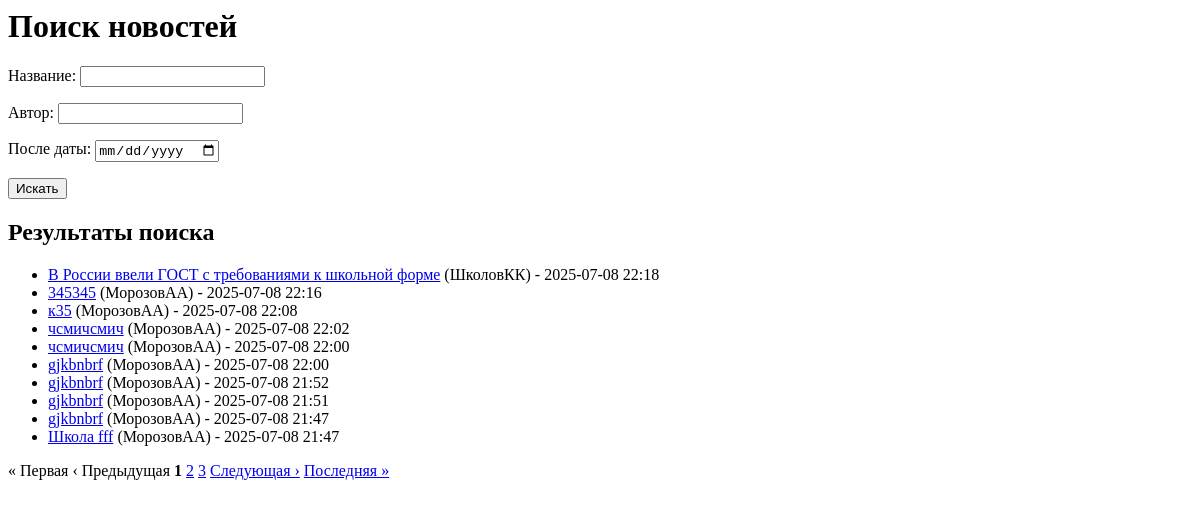
The page /news/news/search/ on the database as committed earlier.
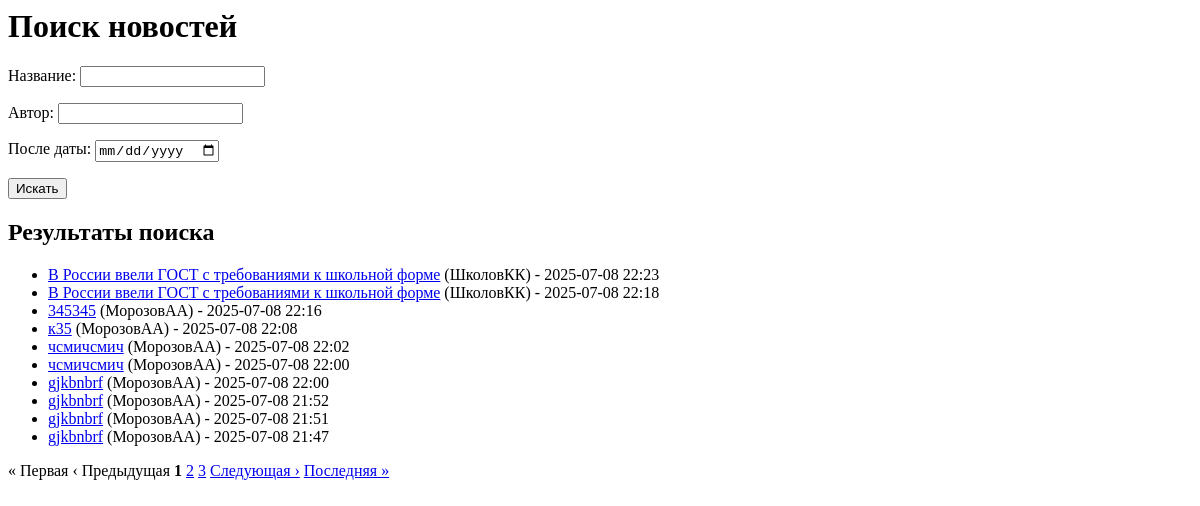
The same page on the database as committed later.
### news/models.py (models this page shows, shortened)
class Post(models.Model):
    POST_TYPE_CHOICES = [
        ('article', 'Статья'),
        ('news', 'Новость'),
    ]
    author = models.ForeignKey(Author, on_delete=models.CASCADE)
    post_type = models.CharField(max_length=10, choices=POST_TYPE_CHOICES)
    created_at = models.DateTimeField(auto_now_add=True)
    categories = models.ManyToManyField(Category, through='PostCategory')
    title = models.CharField(max_length=200)
    content = models.TextField()
    rating = models.IntegerField(default=0)

class Author(models.Model):
    user = models.OneToOneField(User, on_delete=models.CASCADE)
    rating = models.IntegerField(default=0)

### news/views.py (the view)
# urls.py: path('news/search/', NewsSearchView.as_view(), name='news_search'),
class NewsSearchView(FilterView):
    model = Post
    filterset_class = PostFilter
    template_name = 'news/news_search.html'
    context_object_name = 'news_list'
    paginate_by = 10
    def get_queryset(self):
        return super().get_queryset().filter(post_type='news').order_by('-created_at')
    def get_context_data(self, **kwargs):
        context = super().get_context_data(**kwargs)
        context['request'] = self.request
        return context

### news/templates/news/news_search.html
<h1>Поиск новостей</h1>
<form method="get">
    {{ filter.form.as_p }}
    <button type="submit">Искать</button>
</form>
<h2>Результаты поиска</h2>
<ul>
    {% for news in news_list %}
        <li>
            <a href="{% url 'news_detail' news.pk %}">{{ news.title }}</a>
            ({{ news.author.user.username }}) - {{ news.created_at|date:"Y-m-d H:i" }}
        </li>
    {% empty %}
        <li>Ничего не найдено</li>
    {% endfor %}
</ul>
<div class="pagination">
    {% if page_obj.has_previous %}
        <a href="?page=1{% if base_query %}&{{ base_query }}{% endif %}">&laquo; Первая</a>
        <a href="?page={{ page_obj.previous_page_number }}{% if base_query %}&{{ base_query }}{% endif %}">&lsaquo; Предыдущая</a>
    {% else %}
        <span class="disabled">&laquo; Первая</span>
        <span class="disabled">&lsaquo; Предыдущая</span>
    {% endif %}
    {% for num in page_obj.paginator.page_range %}
        {% if num >= page_obj.number|add:-2 and num <= page_obj.number|add:2 %}
            {% if num == page_obj.number %}
                <strong>{{ num }}</strong>
            {% else %}
                <a href="?page={{ num }}{% if base_query %}&{{ base_query }}{% endif %}">{{ num }}</a>
            {% endif %}
        {% endif %}
    {% endfor %}
    {% if page_obj.has_next %}
        <a href="?page={{ page_obj.next_page_number }}{% if base_query %}&{{ base_query }}{% endif %}">Следующая &rsaquo;</a>
        <a href="?page={{ page_obj.paginator.num_pages }}{% if base_query %}&{{ base_query }}{% endif %}">Последняя &raquo;</a>
    {% else %}
        <span class="disabled">Следующая &rsaquo;</span>
        <span class="disabled">Последняя &raquo;</span>
    {% endif %}
</div>

Rows that differ between the two databases and show on the page:
no longer on this page (row unchanged): Post: title "Школа fff", author.user.username "МорозовАА", created_at "2025-07-08 21:47"
added Post: title "В России ввели ГОСТ с требованиями к школьной форме", author.user.username "ШколовКК", created_at "2025-07-08 22:23"
